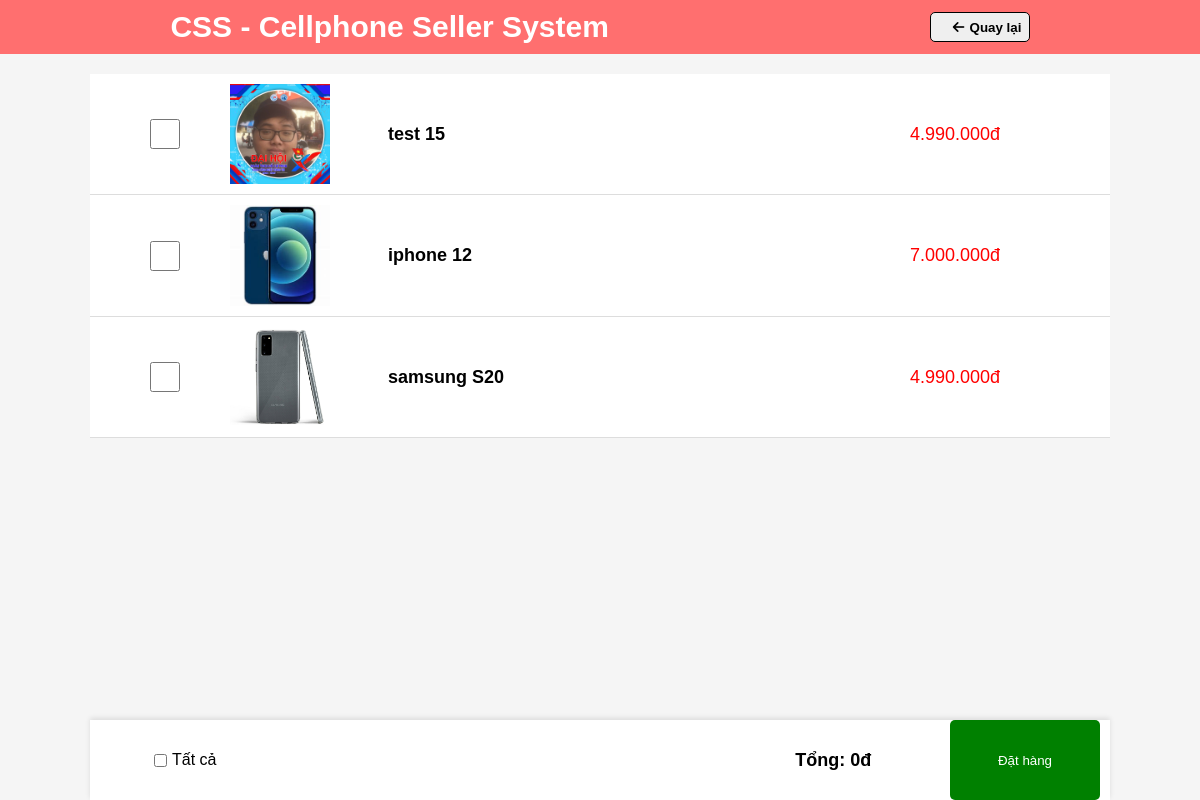
The app's page /giohang.php (signed in) with its own data.
### tables this page shows
CREATE TABLE IF NOT EXISTS `giohang` (
  `GioHangID` int NOT NULL AUTO_INCREMENT,
  `NgayTao` datetime DEFAULT CURRENT_TIMESTAMP,
  `TrangThai` varchar(50) DEFAULT 'Chưa thanh toán',
  `username` varchar(255) DEFAULT NULL,
  `product_id` int DEFAULT NULL,
  `quantity` int DEFAULT '1',
  PRIMARY KEY (`GioHangID`)
);

CREATE TABLE IF NOT EXISTS `products` (
  `id` int NOT NULL AUTO_INCREMENT,
  `product_name` varchar(255) NOT NULL,
  `headline` varchar(255) DEFAULT NULL,
  `price` decimal(10,2) NOT NULL,
  `description` text,
  `phone_type` varchar(255) DEFAULT NULL,
  `phone_company` varchar(255) NOT NULL,
  `image_path` text,
  `created_at` timestamp NULL DEFAULT CURRENT_TIMESTAMP,
  `updated_at` timestamp NULL DEFAULT CURRENT_TIMESTAMP ON UPDATE CURRENT_TIMESTAMP,
  `user_username` varchar(255) DEFAULT NULL,
  `status_products` varchar(20) DEFAULT '1',
  PRIMARY KEY (`id`),
  KEY `fk_user_id` (`user_username`)
);

### giohang.php (the view, shortened to what this page needs)
<?php
$conn = connect_db();
$username = $_SESSION['login_username'];
$query = "SELECT giohang.GioHangID, products.id AS product_id, products.product_name, products.price, products.image_path, giohang.quantity
          FROM giohang
          INNER JOIN products ON giohang.product_id = products.id
          WHERE giohang.username = ?";
$stmt = $conn->prepare($query);
$stmt->bind_param("s", $username);
$stmt->execute();
$result = $stmt->get_result();
$cart_items = [];
while ($row = $result->fetch_assoc()) {
    $cart_items[] = $row;
}
?>
<!DOCTYPE html>
<html lang="vi">
<head>
    <link rel="stylesheet" href="https://cdnjs.cloudflare.com/ajax/libs/font-awesome/6.0.0-beta3/css/all.min.css">
</head>
<body>
    <div class="header">
        <div class="logo">CSS - Cellphone Seller System</div>
        <div class="icons">
            <button><a href="./test.php"><i class="fas fa-arrow-left"></i>Quay lại</a></button>
        </div>
    </div>
    <div id="midder">
        <div class="container">
            <?php
            if (empty($cart_items)) {
                echo "<p>Giỏ hàng của bạn đang trống.</p>";
            } else {
                foreach ($cart_items as $item) {
                    if (is_string($item['image_path']) && strpos($item['image_path'], ',') !== false) {
                        $imagePaths = explode(',', $item['image_path']);
                    } else {
                        $imagePaths = (array) $item['image_path'];
                    }
                    $firstImage = $imagePaths[0];
                    $imagePath = (strpos($firstImage, 'uploads/') !== false)
                        ? htmlspecialchars($firstImage)
                        : './uploads/' . htmlspecialchars($firstImage);
                    $fullPath = __DIR__ . '/' . htmlspecialchars($imagePath);
                    if (file_exists($fullPath)) {
                        echo '<div class="product">
                        <input type="checkbox" class="product-checkbox"
                               data-product-id="' . $item['product_id'] . '"
                               data-price="' . $item['price'] . '"
                               data-quantity="' . $item['quantity'] . '"
                               >
                            <img src="' . $imagePath . '" alt="Ảnh sản phẩm" style="max-width: 100%; height: auto;">
                            <div class="details">
                                <h4>' . $item['product_name'] . '</h4>
                            </div>
                            <div class="price">' . number_format($item['price'], 0, ',', '.') . 'đ</div>
                        </div>';
                    }
                }
            }
            ?>
        </div>
        <div class="footer">
    <div class="select-all">
        <input type="checkbox" id="select-all">
        <label for="select-all">Tất cả</label>
    </div>
    <div class="total">Tổng: 0đ</div>
    <form id="order-form" action="./thongtindathang.php" method="POST">
        <button type="submit" class="buy-now">Đặt hàng</button>
    </form>
</div>
</body>
</html>

### giohang.php (style rules this page uses)
body { font-family: Arial, sans-serif; background-color: #f5f5f5; margin: 0; padding: 0; }
.header { background-color: #ff6f6f; padding: 10px; display: flex; justify-content: space-around; align-items: center; color: white; }
.header .logo { font-size: 30px; font-weight: bold; }
.header .icons i { margin-left: 15px; cursor: pointer; margin-right: 5px; }
.icons > button > a { text-decoration: none; color: black; font-weight: bold; width: 100px; height: 30px; }
.icons > button { height: 30px; width: 100px; padding: 0; border: 1px solid black; border-radius: 5px; }
.icons { width: auto; height: auto; }
.container { padding: 20px; }
.product { display: flex; align-items: center; padding: 10px; background-color: white; border-bottom: 1px solid #ddd; width: 1000px; height: auto; }
.product img { width: 100px; height: 100px; margin-left: 40px; }
.product .details { flex-grow: 1; }
.product .details h4 { margin: 0; font-size: 18px; margin-left: 10%; }
.product .price { font-size: 18px; color: red; margin-right: 10%; }
.product input[type="checkbox"] { margin-left: 5%; }
.footer { background-color: white; padding: 0 10px; position: fixed; bottom: 0; max-width: 1000px; width: 100%; height: 80px; display: flex; align-items: center; box-shadow: 0 -2px 5px rgba(0, 0, 0, 0.1); justify-content: space-between; }
.footer .total { margin-left: 50%; font-size: 18px; font-weight: bold; }
.footer .buy-now { background-color: green; color: white; padding: 0; border: none; border-radius: 5px; cursor: pointer; height: 80px; width: 150px; }
.footer .select-all { display: flex; align-items: center; margin-left: 5%; }
.footer .select-all input { margin-right: 5px; }
.product input[type="checkbox"] { width: 30px; height: 30px; margin-right: 10px; }
#midder { display: flex; width: 100%; height: 100%; justify-content: center; }

### records on screen
giohang: product.image_path (picture), product.product_name "test 15", product.price "4.990.000"
giohang: shows a picture, product.product_name "iphone 12", product.price "7.000.000"
giohang: product.image_path (picture), product.product_name "samsung S20", product.price "4.990.000"
